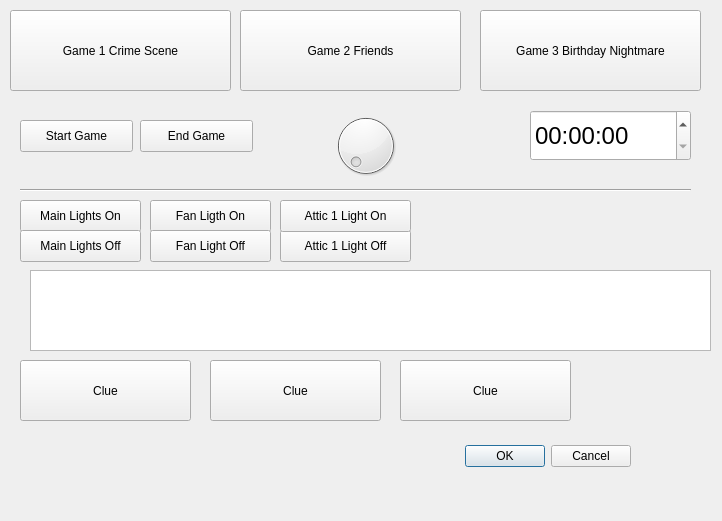
<?xml version="1.0" encoding="UTF-8"?>
<ui version="4.0">
 <class>Dialog</class>
 <widget class="QDialog" name="Dialog">
  <property name="geometry">
   <rect>
    <x>0</x>
    <y>0</y>
    <width>722</width>
    <height>521</height>
   </rect>
  </property>
  <property name="windowTitle">
   <string>Dialog</string>
  </property>
  <widget class="QDialogButtonBox" name="buttonBox">
   <property name="geometry">
    <rect>
     <x>10</x>
     <y>440</y>
     <width>621</width>
     <height>32</height>
    </rect>
   </property>
   <property name="orientation">
    <enum>Qt::Horizontal</enum>
   </property>
   <property name="standardButtons">
    <set>QDialogButtonBox::Cancel|QDialogButtonBox::Ok</set>
   </property>
  </widget>
  <widget class="QPushButton" name="pushButton">
   <property name="geometry">
    <rect>
     <x>10</x>
     <y>10</y>
     <width>221</width>
     <height>81</height>
    </rect>
   </property>
   <property name="text">
    <string>Game 1 Crime Scene</string>
   </property>
  </widget>
  <widget class="QPushButton" name="pushButton_2">
   <property name="geometry">
    <rect>
     <x>240</x>
     <y>10</y>
     <width>221</width>
     <height>81</height>
    </rect>
   </property>
   <property name="text">
    <string>Game 2 Friends</string>
   </property>
  </widget>
  <widget class="QPushButton" name="pushButton_3">
   <property name="geometry">
    <rect>
     <x>480</x>
     <y>10</y>
     <width>221</width>
     <height>81</height>
    </rect>
   </property>
   <property name="text">
    <string>Game 3 Birthday Nightmare</string>
   </property>
  </widget>
  <widget class="QTimeEdit" name="timeEdit">
   <property name="geometry">
    <rect>
     <x>530</x>
     <y>110</y>
     <width>161</width>
     <height>51</height>
    </rect>
   </property>
   <property name="font">
    <font>
     <pointsize>18</pointsize>
    </font>
   </property>
  </widget>
  <widget class="QPushButton" name="pushButton_4">
   <property name="geometry">
    <rect>
     <x>20</x>
     <y>120</y>
     <width>113</width>
     <height>32</height>
    </rect>
   </property>
   <property name="text">
    <string>Start Game</string>
   </property>
  </widget>
  <widget class="QPushButton" name="pushButton_5">
   <property name="geometry">
    <rect>
     <x>140</x>
     <y>120</y>
     <width>113</width>
     <height>32</height>
    </rect>
   </property>
   <property name="text">
    <string>End Game</string>
   </property>
  </widget>
  <widget class="QPushButton" name="pushButton_6">
   <property name="geometry">
    <rect>
     <x>20</x>
     <y>200</y>
     <width>121</width>
     <height>32</height>
    </rect>
   </property>
   <property name="text">
    <string>Main Lights On</string>
   </property>
  </widget>
  <widget class="Line" name="line">
   <property name="geometry">
    <rect>
     <x>20</x>
     <y>180</y>
     <width>671</width>
     <height>20</height>
    </rect>
   </property>
   <property name="orientation">
    <enum>Qt::Horizontal</enum>
   </property>
  </widget>
  <widget class="QPushButton" name="pushButton_7">
   <property name="geometry">
    <rect>
     <x>20</x>
     <y>230</y>
     <width>121</width>
     <height>32</height>
    </rect>
   </property>
   <property name="text">
    <string>Main Lights Off</string>
   </property>
  </widget>
  <widget class="QPushButton" name="pushButton_8">
   <property name="geometry">
    <rect>
     <x>150</x>
     <y>200</y>
     <width>121</width>
     <height>32</height>
    </rect>
   </property>
   <property name="text">
    <string>Fan Ligth On</string>
   </property>
  </widget>
  <widget class="QPushButton" name="pushButton_9">
   <property name="geometry">
    <rect>
     <x>150</x>
     <y>230</y>
     <width>121</width>
     <height>32</height>
    </rect>
   </property>
   <property name="text">
    <string>Fan Light Off</string>
   </property>
  </widget>
  <widget class="QDial" name="dial">
   <property name="geometry">
    <rect>
     <x>300</x>
     <y>110</y>
     <width>131</width>
     <height>71</height>
    </rect>
   </property>
  </widget>
  <widget class="QPushButton" name="pushButton_10">
   <property name="geometry">
    <rect>
     <x>280</x>
     <y>230</y>
     <width>131</width>
     <height>32</height>
    </rect>
   </property>
   <property name="text">
    <string>Attic 1 Light Off</string>
   </property>
  </widget>
  <widget class="QPushButton" name="pushButton_11">
   <property name="geometry">
    <rect>
     <x>280</x>
     <y>200</y>
     <width>131</width>
     <height>32</height>
    </rect>
   </property>
   <property name="text">
    <string>Attic 1 Light On</string>
   </property>
  </widget>
  <widget class="QTextEdit" name="textEdit">
   <property name="geometry">
    <rect>
     <x>30</x>
     <y>270</y>
     <width>681</width>
     <height>81</height>
    </rect>
   </property>
  </widget>
  <widget class="QPushButton" name="pushButton_12">
   <property name="geometry">
    <rect>
     <x>20</x>
     <y>360</y>
     <width>171</width>
     <height>61</height>
    </rect>
   </property>
   <property name="styleSheet">
    <string notr="true">image: url(:/image/lock.png);</string>
   </property>
   <property name="text">
    <string>Clue</string>
   </property>
   <property name="icon">
    <iconset>
     <activeoff>:/image/lock.png</activeoff>
     <activeon>:/image/lock_closed.png</activeon>
    </iconset>
   </property>
  </widget>
  <widget class="QPushButton" name="pushButton_13">
   <property name="geometry">
    <rect>
     <x>210</x>
     <y>360</y>
     <width>171</width>
     <height>61</height>
    </rect>
   </property>
   <property name="styleSheet">
    <string notr="true">image: url(:/image/lock.png);</string>
   </property>
   <property name="text">
    <string>Clue</string>
   </property>
   <property name="icon">
    <iconset>
     <activeoff>:/image/lock.png</activeoff>
     <activeon>:/image/lock_closed.png</activeon>
    </iconset>
   </property>
  </widget>
  <widget class="QPushButton" name="pushButton_14">
   <property name="geometry">
    <rect>
     <x>400</x>
     <y>360</y>
     <width>171</width>
     <height>61</height>
    </rect>
   </property>
   <property name="styleSheet">
    <string notr="true">image: url(:/image/lock.png);</string>
   </property>
   <property name="text">
    <string>Clue</string>
   </property>
   <property name="icon">
    <iconset>
     <activeoff>:/image/lock.png</activeoff>
     <activeon>:/image/lock_closed.png</activeon>
    </iconset>
   </property>
  </widget>
 </widget>
 <resources>
  <include location="backendimages.qrc"/>
 </resources>
 <connections>
  <connection>
   <sender>buttonBox</sender>
   <signal>accepted()</signal>
   <receiver>Dialog</receiver>
   <slot>accept()</slot>
   <hints>
    <hint type="sourcelabel">
     <x>248</x>
     <y>254</y>
    </hint>
    <hint type="destinationlabel">
     <x>157</x>
     <y>274</y>
    </hint>
   </hints>
  </connection>
  <connection>
   <sender>buttonBox</sender>
   <signal>rejected()</signal>
   <receiver>Dialog</receiver>
   <slot>reject()</slot>
   <hints>
    <hint type="sourcelabel">
     <x>316</x>
     <y>260</y>
    </hint>
    <hint type="destinationlabel">
     <x>286</x>
     <y>274</y>
    </hint>
   </hints>
  </connection>
 </connections>
</ui>
